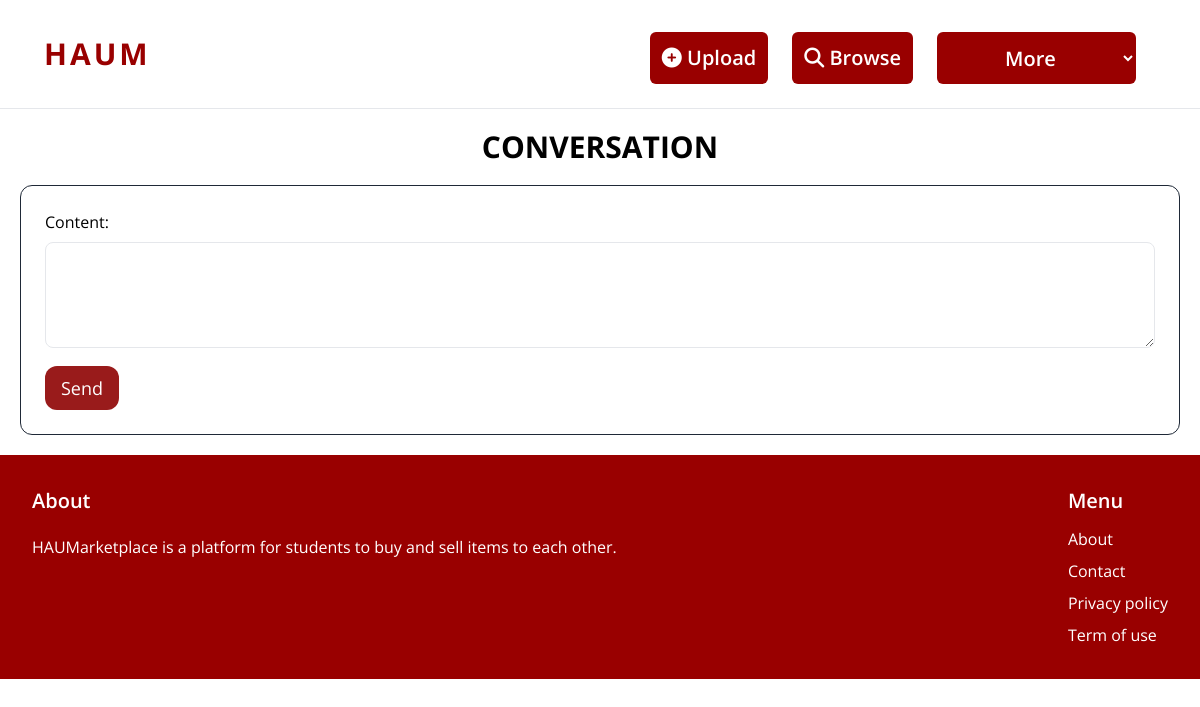
/inbox/15/ (signed in), run on an earlier commit of the app's database.
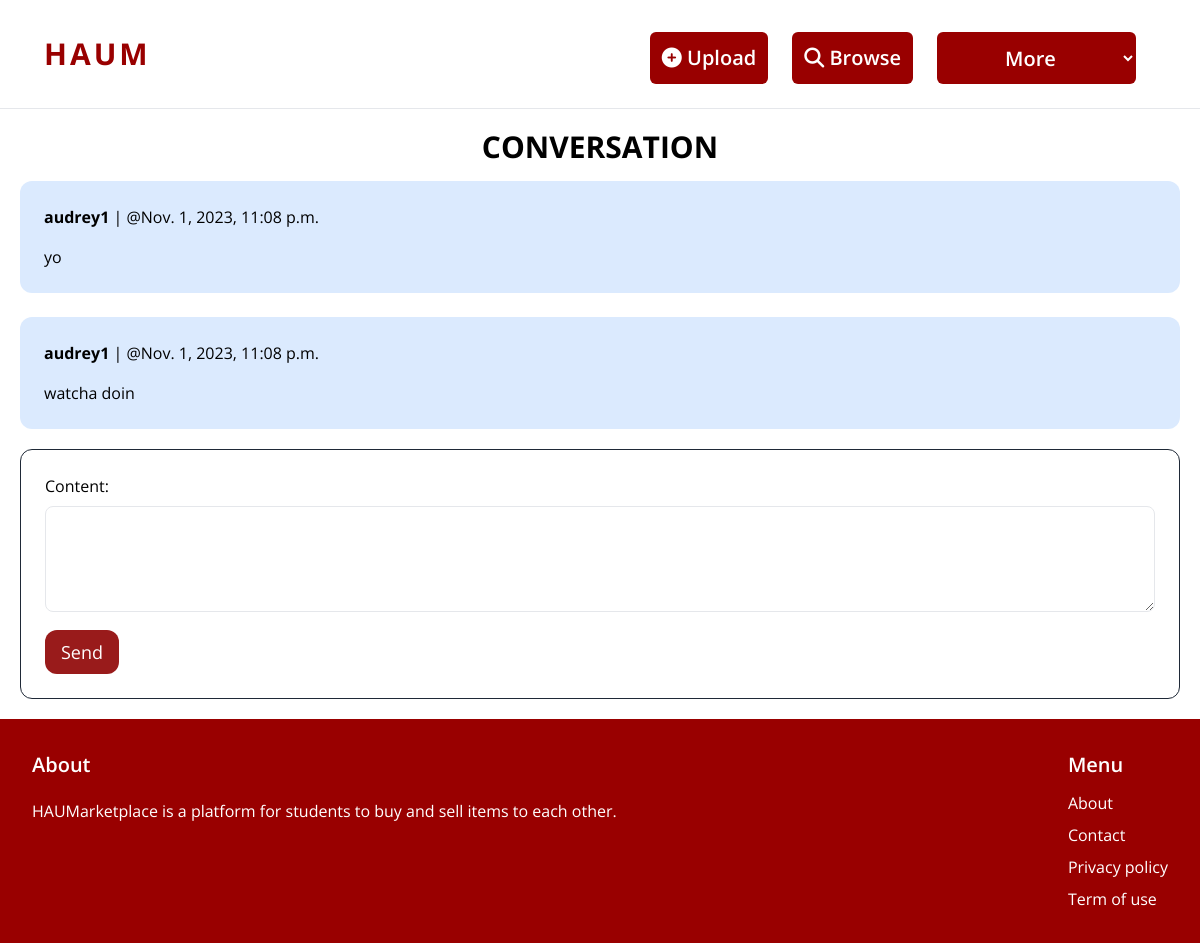
And on a later commit of the database.
### profile/models.py (models this page shows, shortened)
class Profile(models.Model):
    color = ColorField(default='#720026')
    font_preference = models.CharField(max_length=50, default='Default')
    user = models.OneToOneField(User, on_delete=models.CASCADE)
    image = models.ImageField(default='default.jpg', upload_to='profile_pics')
    bio = models.CharField(max_length=200, null=True, blank=True)
    first_name = models.CharField(max_length=30, blank=True, null=True)
    last_name = models.CharField(max_length=30, blank=True, null=True)
    location = models.ForeignKey(Location, on_delete=models.CASCADE, null=True, blank=True)
    address = models.CharField(max_length=300, null=True, blank=True)
    upvotes = models.PositiveIntegerField(default=0)
    downvotes = models.PositiveIntegerField(default=0)

### conversation/models.py (models this page shows)
class ConversationMessage(models.Model):
    conversation = models.ForeignKey(Conversation, related_name='messages', on_delete=models.CASCADE)
    sender = models.ForeignKey(User, related_name='messages', on_delete=models.CASCADE)
    content = models.TextField()
    created_at = models.DateTimeField(auto_now_add=True)
    modified_at = models.DateTimeField(auto_now=True)
    class Meta:
        ordering = ['created_at']

### conversation/views.py (the view)
# urls.py: path('<int:pk>/', views.detail_conversation, name='detail_conversation'),
@login_required
def detail_conversation(request, pk):
    conversation = Conversation.objects.filter(members=request.user).get(pk=pk)
    if request.method == 'POST':
        form = ConversationMessageForm(request.POST)
        if form.is_valid():
            conversation_message = form.save(commit=False)
            conversation_message.conversation = conversation
            conversation_message.sender = request.user
            conversation_message.save()
            other_members = conversation.members.exclude(pk=request.user.pk)
            conversation.deleted_by.remove(*other_members)
            return redirect('conversation:detail_conversation', pk=conversation.pk)
    else:
        form = ConversationMessageForm()
    return render(request, 'conversation/detail_conversation.html', {
        'conversation': conversation,
        'form': form,
    })

### conversation/forms.py
class ConversationMessageForm(forms.ModelForm):
    class Meta:
        model = ConversationMessage
        fields = ['content']
        widgets = {
            'content': forms.Textarea(attrs={'class': 'mt-2 w-full px-6 py-4 rounded-lg border border-black' 'form-control', 'rows': 3})
        }

### templates/conversation/detail_conversation.html (shortened to what this page needs)
{% extends 'core/base.html' %}
{% block content %}
    <h1 class ="mb-4 text-3xl uppercase font-bold text-center">Conversation</h1>
    <div class="space-y-6">
    {% for message in conversation.messages.all %}
            <div class="p-6 flex {% if message.sender == request.user %}bg-blue-100 {% else %}bg-gray-100{% endif %} rounded-xl mb-5">
                <div>
                    <p class ="mb-4"><strong>{{ message.sender.username }}</strong> | @{{ message.created_at}}</p>
                    <p>{{ message.content }}</p>
                </div>
            </div>
    {% endfor %}
            </div>
    <form method="post" action=".">
        <div class ="mt-5 border border-gray-800 rounded-xl p-6">
            {{ form.as_p }}
            <button type="submit" class="mt-3 text-lg bg-red-800 text-white px-4 py-2 rounded-xl">Send</button>
        </div>
    </form>
{% endblock content %}

### templates/core/base.html (shortened to what this page needs)
<!DOCTYPE html>
{% load static %}
<html lang="en">
<head>
    <script src="https://cdn.tailwindcss.com"></script>
</head>
<body>
    <div style="font-family: {{ user.profile.font_preference }}">
        <nav class="py-4 px-4 lg:py-6 lg:px-6 flex justify-between items-center border-b border-gray-200 bg-{{ user.profile.color }}">
            <a href="/" class="text-xl lg:text-3xl lg:ml-5 font-bold tracking-normal lg:tracking-widest"
               style="color: {{ user.profile.color }}; font-size: 30px;">HAUM</a>
            {% if request.user.is_authenticated %}
                <div id="mobileNav" class="hidden lg:flex space-x-6 lg:mr-10">
                    <div class="container-fluid text-center">
                        <ul class="space-y-2 lg:flex lg:space-x-6">
                            <li><a href="{% url 'item:new_item' %}"
                                   class="text-lg lg:text-base font-semibold text-white rounded-md block py-3 lg:p-3 lg:text-xl lg:mt-2"
                                   style="background: {{ user.profile.color }}"><i class="fas fa-plus-circle"></i> Upload
                                </a>
                            </li>
                            <li><a href="{% url 'item:items' %}"
                                   class="text-lg lg:text-base font-semibold text-white rounded-md block py-3 lg:p-3 lg:text-xl"
                                   style="background: {{ user.profile.color }}"><i class="fas fa-search"></i> Browse
                                </a>
                            </li>
                            <select onchange="window.location.href=this.value"
                                    class="text-lg lg:text-base font-semibold text-white rounded-md py-3 lg:p-1 lg:text-xl"
                                    style="background: {{ user.profile.color }}">
                                <option value="" selected disabled class="text-center lg:text-center">More</option>
                            </select>
                        </ul>
                    </div>
                </div>
            {% endif %}
        </nav>
        <div class="p-5">
            {% block content %}{% endblock content %}
        </div>
        <footer class="py-6 px-6 lg:py-8 lg:px-8 flex justify-between bg-red-800 h-full w-full" style="background: {{ user.profile.color }};">
            <div class="w-2/3 pr-4 lg:pr-10">
                <h3 class="mb-3 lg:mb-5 text-lg lg:text-xl font-semibold text-white">About</h3>
                <p class="text-white">HAUMarketplace is a platform for students to buy and sell items to each other.</p>
            </div>
            <div class="w-13">
                <h3 class="mb-2 lg:mb-3 text-lg lg:text-xl font-semibold text-white">Menu</h3>
                <ul class="space-y-2">
                    <li><a href="{% url 'about' %}" class="text-lg lg:text-base text-white hover:text-teal-700">About</a></li>
                    <li><a href="{% url 'contact' %}" class="text-lg lg:text-base text-white hover:text-teal-700">Contact</a></li>
                    <li><a href="{% static 'static_root/privacy_policy/PrivacyPolicy_HAUM.pdf' %}" class="text-lg lg:text-base text-white hover:text-teal-700" target="_blank">Privacy policy</a></li>
                    <li><a href="{% static 'static_root/terms_of_use/TermsofUse_HAUMarketplace.pdf' %}" class="text-lg lg:text-base text-white hover:text-teal-700" target="_blank">Term of use</a></li>
                </ul>
            </div>
        </footer>
    </div>
</body>
</html>

What changed in the data, as far as the page shows it:
added ConversationMessage: sender.username "audrey1", created_at "Nov. 1, 2023, 11:08 p.m.", content "yo"
added ConversationMessage: sender.username "audrey1", created_at "Nov. 1, 2023, 11:08 p.m.", content "watcha doin"
